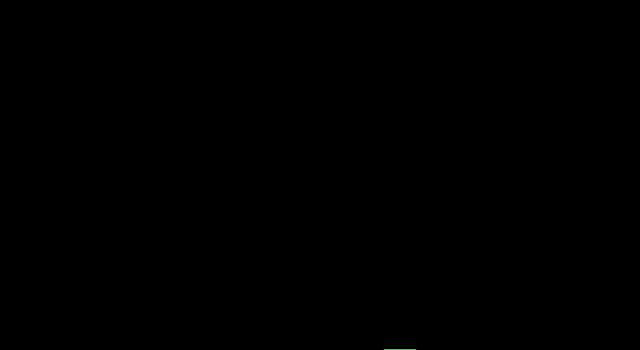
Frame 1 (no input)
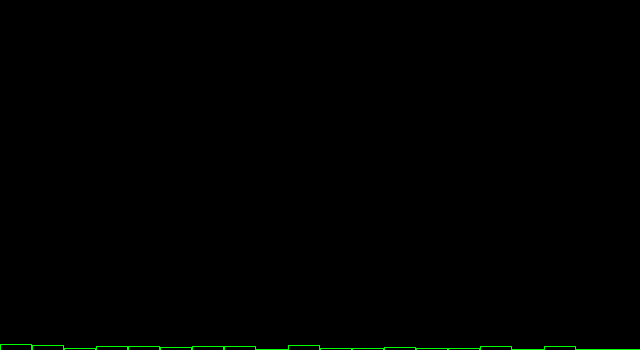
Frame 60 (the mouse pressed at the canvas centre just before this capture)
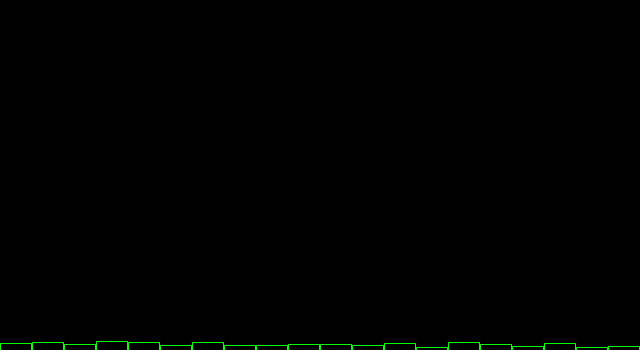
Frame 120 (the mouse held since frame 60 and released just before this capture)

The Processing sketch that drew these frames (run headless with seeded random() and noise(); from frame 60 on, the mouse is pressed at the canvas centre):

// Processing sketch: sketch_180222a
// ── sketch_180222a.pde
int[] randomCounts;           

void setup() {
    size(640,350);
    randomCounts = new int[20];
}

void draw() {
    background(0);

    int index = int(random(randomCounts.length));      
    randomCounts[index]++;

    stroke(0,255,0);
    fill(0);
    int w = width/randomCounts.length;

    for (int x = 0; x < randomCounts.length; x++) {      
        rect(x*w,height-randomCounts[x],w-1,randomCounts[x]);
    } 
}
